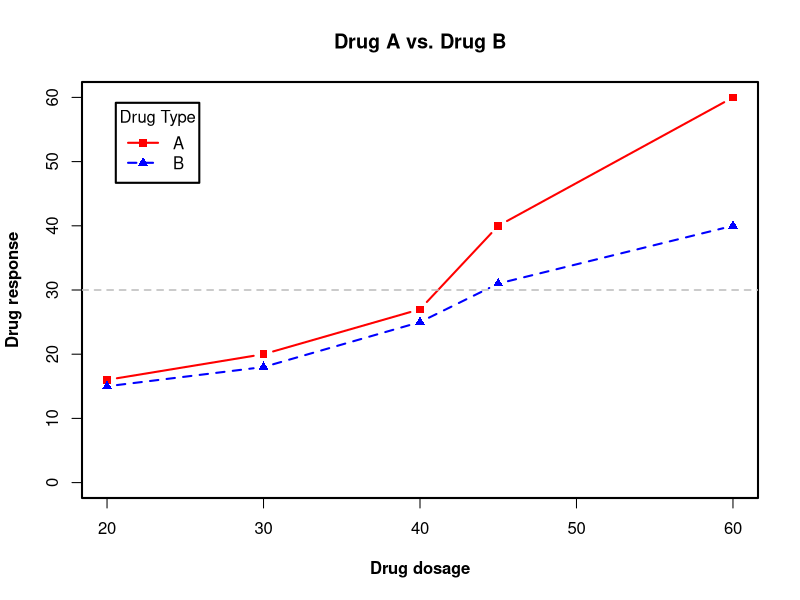

The R script that drew this image: (Note: this script raises an error after producing the figure.)
rm(list = ls() )
dose <- c(20,30,40,45,60)
drugA <- c(16,20,27,40,60)
drugB <- c(15,18,25,31,40)

opar <- par(no.readonly =TRUE)
#保存默认图形参数
par(lwd=2, cex=1, font.lab=2)
#设置线条宽度，比例，坐标轴字体
plot(dose, drugA, type="b",
     pch=15, lty=1, col="red", ylim=c(0, 60),
     main = "Drug A vs. Drug B",
     xlab="Drug dosage", ylab="Drug response")
#输出图形1
lines(dose, drugB, type="b",pch=17,lty=2,col="blue")
#在同一个坐标轴画图形2
abline(h=c(30), lwd=1.5, lty =2, col="gray")
#画线

legend("topleft", inset=.05,title="Drug Type",c("A","B"), lty=c(1,2),pch=c(15,17),col=c("red","blue"))
输出图例
par(opar)
#恢复为默认图形参数

attach(mtcars)
rmatrix <- matrix(c(1,1,2,3),2,2,byrow=TRUE)
#设定图片摆放的位置，1代表第一个图占的位置（第一行的两列），2代表第二个图占第二行第一列，3代表第三个图占第二行第二列

layout(rmatrix)
hist(wt)
hist(mpg)
hist(disp)
hist(disp)
detach(mtcars)

    